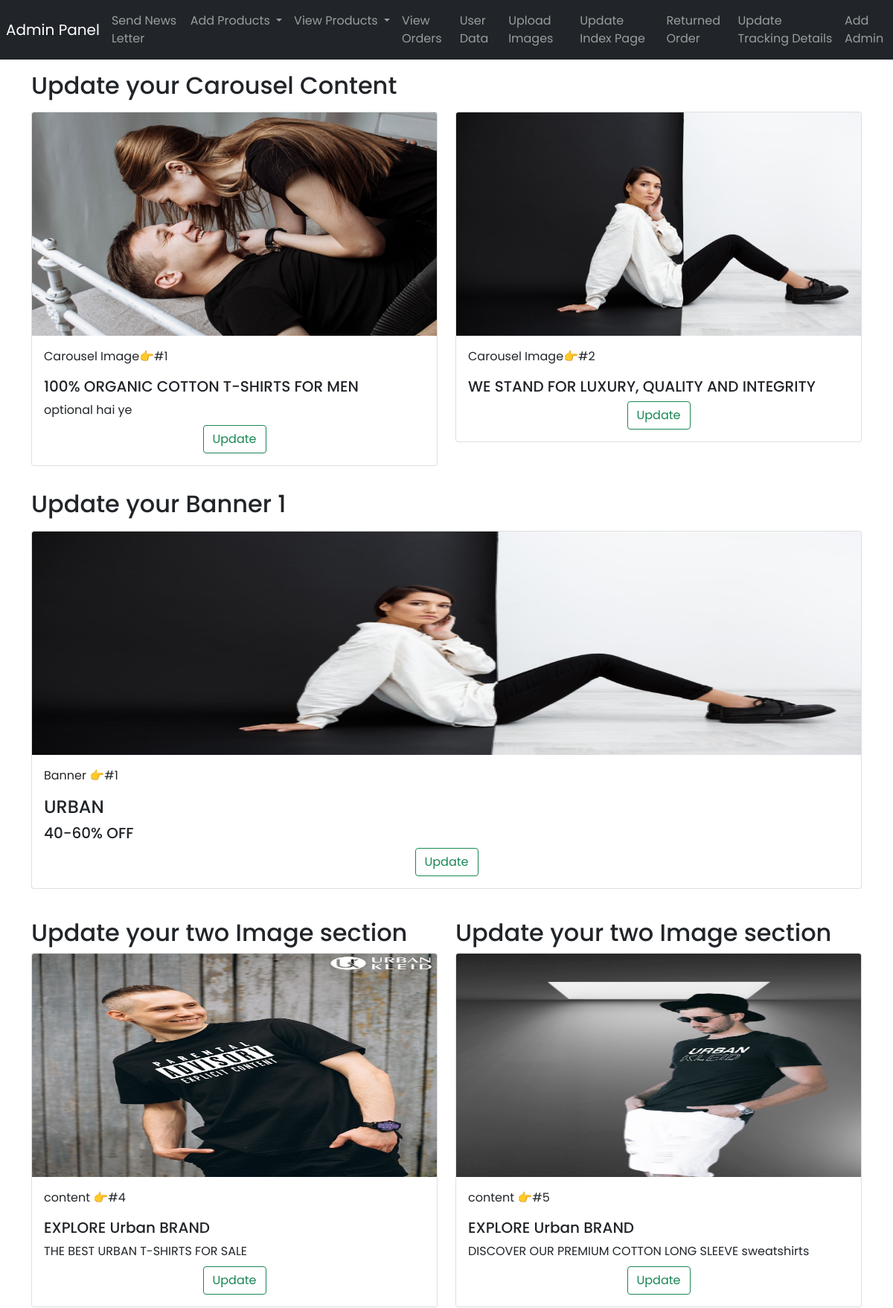
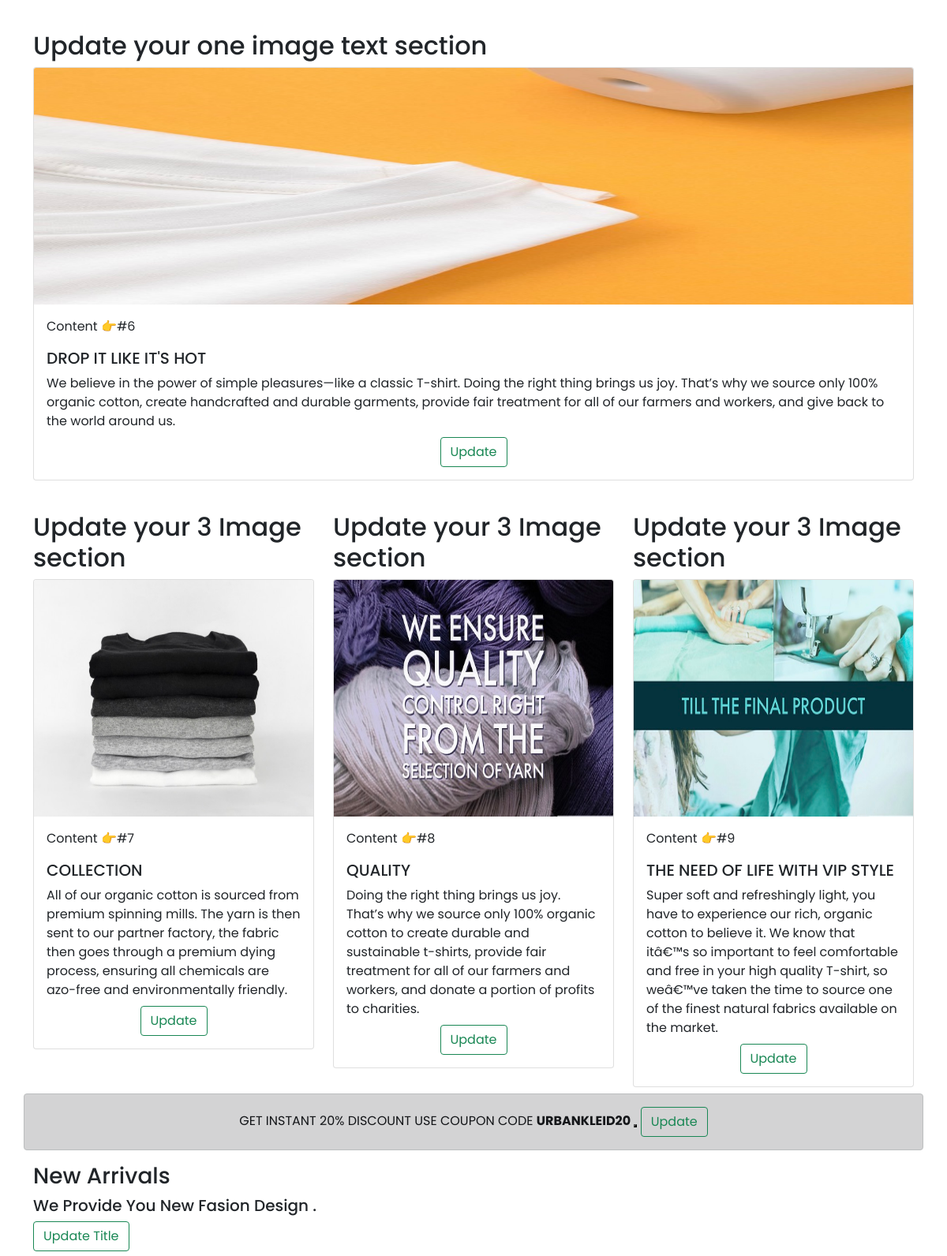
/urban.kleid.owner/modify_index.php (signed in, upper part), run on the app's committed database (2 pictures, top to bottom).
### tables this page shows
CREATE TABLE `index_page` (
  `index_id` int(11) NOT NULL,
  `index_img` varchar(255) NOT NULL,
  `index_title` varchar(255) NOT NULL,
  `index_desc` longtext NOT NULL,
  `index_created` datetime NOT NULL DEFAULT current_timestamp()
);

### urban.kleid.owner/modify_index.php (the view, shortened to what this page needs)
<!doctype html>
<html lang="en">
<head>
    <link href="https://cdn.jsdelivr.net/npm/bootstrap@5.0.0-beta1/dist/css/bootstrap.min.css" rel="stylesheet">
    <link rel="stylesheet" href="css/style.css">
</head>
<body>
    <?php include 'basic/navbar.php'; ?>
    <div class="container my-3 ">
        <div class="row">
            <h2>Update your Carousel
                Content</h2>
            <?php
            include 'dbconnect.php';
            $sql = "SELECT * FROM `index_page`";
            $result = mysqli_query($conn, $sql);
            while ($row = mysqli_fetch_assoc($result)) {
                $id = $row['index_id'];
                $img = $row['index_img'];
                $title = $row['index_title'];
                $desc = $row['index_desc'];
                if($id==12){
                    echo '<div class="alert alert-dark  m-0 text-center" role="alert">
                   '.$desc.' <strong>'.$title.'</strong>
                   <button type="button" class="close"  >
                   </button>
                   <a href="update_coupon_code.php?proid=' . $id . '" type="button" class="btn btn-outline-success ">Update</a>
               </div>';
                }
                if ($id == 1 || $id == 2) {
                    echo '
                <div class="col-md-6 my-2 card-deck">
                <div class="card mx-auto"  min-height:500px">
                    <img height="300px" src="../img/' . $img . '" class="card-img-top catimg" alt="...">
                    <div class="card-body">
                        <p class="card-text">Carousel
                            Image👉#' . $id . ' </p>
                        <h5 class="card-title">' . $title . '</h5>
                        <p class="card-title">' . $desc . '</p>
                        <div class="text-center" role="group" aria-label="Basic example">
                            <a href="update_index.php?proid=' . $id . '" type="button" class="btn btn-outline-success ">Update</a>
                        </div>
                    </div>
                </div>
            </div>
             ';
                }
                if ($id == 3) {
                    echo '<h2 class="mt-4">Update your  Banner 1</h2>';
                    echo '
                    <div class="col-md-12 my-2 card-deck">
                    <div class="card mx-auto"  min-height:500px">
                        <img height="300px" src="../img/' . $img . '" class="card-img-top catimg" alt="...">
                        <div class="card-body">
                            <p class="card-text">Banner  👉#1 </p>
                            <h4 class="card-title">' . $title . '</h4>
                            <h5 class="card-title">' . $desc . '</h5>
                          <div class="text-center" role="group" aria-label="Basic example">
                                <a href="update_index.php?proid=' . $id . '" type="button" class="btn btn-outline-success ">Update</a>
                            </div>
                        </div>
                    </div>
                </div>
                 ';
                }
                if ($id == 4 || $id == 5) {
                    echo '
                <div class="col-md-6 my-2 card-deck">
                <h2 class="mt-4">Update your two Image section</h2>
                <div class="card mx-auto"  min-height:500px">
                    <img height="300px" src="../img/' . $img . '" class="card-img-top catimg" alt="...">
                    <div class="card-body">
                        <p class="card-text">content  👉#' . $id . ' </p>
                        <h5 class="card-title">' . $title . '</h5>
                        <p class="card-title">' . $desc . '</p>
                        <div class="text-center" role="group" aria-label="Basic example">
                            <a href="update_index.php?proid=' . $id . '" type="button" class="btn btn-outline-success ">Update</a>
                        </div>
                    </div>
                </div>
            </div>
             ';
                }
                if ($id == 6) {
                    echo '
            <div class="col-md-12 my-2 card-deck">
            <h2 class="mt-4">Update your one image text section </h2>
            <div class="card mx-auto"  min-height:500px">
                <img height="300px" src="../img/' . $img . '" class="card-img-top catimg" alt="...">
                <div class="card-body">
                    <p class="card-text">Content  👉#' . $id . ' </p>
                    <h5 class="card-title">' . $title . '</h5>
                    <p class="card-title">' . $desc . '</p>
                    <div class="text-center" role="group" aria-label="Basic example">
                        <a href="update_index.php?proid=' . $id . '" type="button" class="btn btn-outline-success ">Update</a>
                    </div>
                </div>
            </div>
        </div>
         ';
                }
                if ($id == 7 || $id == 8 || $id == 9) {
                    echo '
            <div class="col-md-4 my-2 card-deck">
            <h2 class="mt-4">Update your 3 Image section </h2>
            <div class="card mx-auto"  min-height:500px">
                <img height="300px" src="../img/' . $img . '" class="card-img-top catimg" alt="...">
                <div class="card-body">
                    <p class="card-text">Content  👉#' . $id . ' </p>
                    <h5 class="card-title">' . $title . '</h5>
                    <p class="card-title">' . $desc . '</p>
                    <div class="text-center" role="group" aria-label="Basic example">
                        <a href="update_index.php?proid=' . $id . '" type="button" class="btn btn-outline-success ">Update</a>
                    </div>
                </div>
            </div>
        </div>
         ';
                }
                if ($id == 10) {
                    $id1 = $id;
                    $topprotitle = $title;
                    $topprodesc = $desc;
                }
            }
            ?>
        </div>
    </div>
    <div class="container my-3 ">
        <div class="row">
            <div class="heading">
                <?php echo ' <h3 > ' . $topprotitle . '</h3>
                  <h5 > ' . $topprodesc . '</h5>
                  <a href="update_title.php?proid=' . $id1 . '" type="button" class="btn btn-outline-success ">Update Title </a>'
                ?>
            </div>
        </div>
    </div>
</body>
</html>

### urban.kleid.owner/css/style.css (style rules this page uses)
* { margin: 0; padding: 0; }
body { font-family: 'Mukta Vaani', sans-serif; font-family: 'Nunito Sans', sans-serif; font-family: 'Poppins', sans-serif; }

### data on the page
index_page: index_img (picture), index_id "1", index_title "100% ORGANIC COTTON T-SHIRTS FOR MEN", index_desc "optional hai ye"
index_page: index_img (picture), index_id "2", index_title "WE STAND FOR LUXURY, QUALITY AND INTEGRITY"
index_page: index_img (picture), index_title "URBAN", index_desc "40-60% OFF"
index_page: index_img (picture), index_id "4", index_title "EXPLORE Urban BRAND", index_desc "THE BEST URBAN T-SHIRTS FOR SALE"
index_page: index_img (picture), index_id "5", index_title "EXPLORE Urban BRAND", index_desc "DISCOVER OUR PREMIUM COTTON LONG SLEEVE sweatshirts"
index_page: index_img (picture), index_id "6", index_title "DROP IT LIKE IT'S HOT", index_desc "We believe in the power of simple pleasures—like a classic T-shirt. Doing the right thing brings us joy. That’s why we source only 100% organic cotton, create handcrafted and durable garments, provide fair treatment for all of our farmers and workers, and give back to the world around us."
index_page: index_img (picture), index_id "7", index_title "COLLECTION", index_desc "All of our organic cotton is sourced from premium spinning mills. The yarn is then sent to our partner factory, the fabric then goes through a premium dying process, ensuring all chemicals are azo-free and environmentally friendly."
index_page: index_img (picture), index_id "8", index_title "QUALITY", index_desc "Doing the right thing brings us joy. That’s why we source only 100% organic cotton to create durable and sustainable t-shirts, provide fair treatment for all of our farmers and workers, and donate a portion of profits to charities."
index_page: index_img (picture), index_id "9", index_title "THE NEED OF LIFE WITH VIP STYLE", index_desc "Super soft and refreshingly light, you have to experience our rich, organic cotton to believe it. We know that itâ€™s so important to feel comfortable and free in your high quality T-shirt, so weâ€™ve taken the time to source one of the finest natural fabrics available on the market."
index_page: index_desc "GET INSTANT 20% DISCOUNT USE COUPON CODE", index_title "URBANKLEID20"
index_page: index_title "New Arrivals", index_desc "We Provide You New Fasion Design ."
